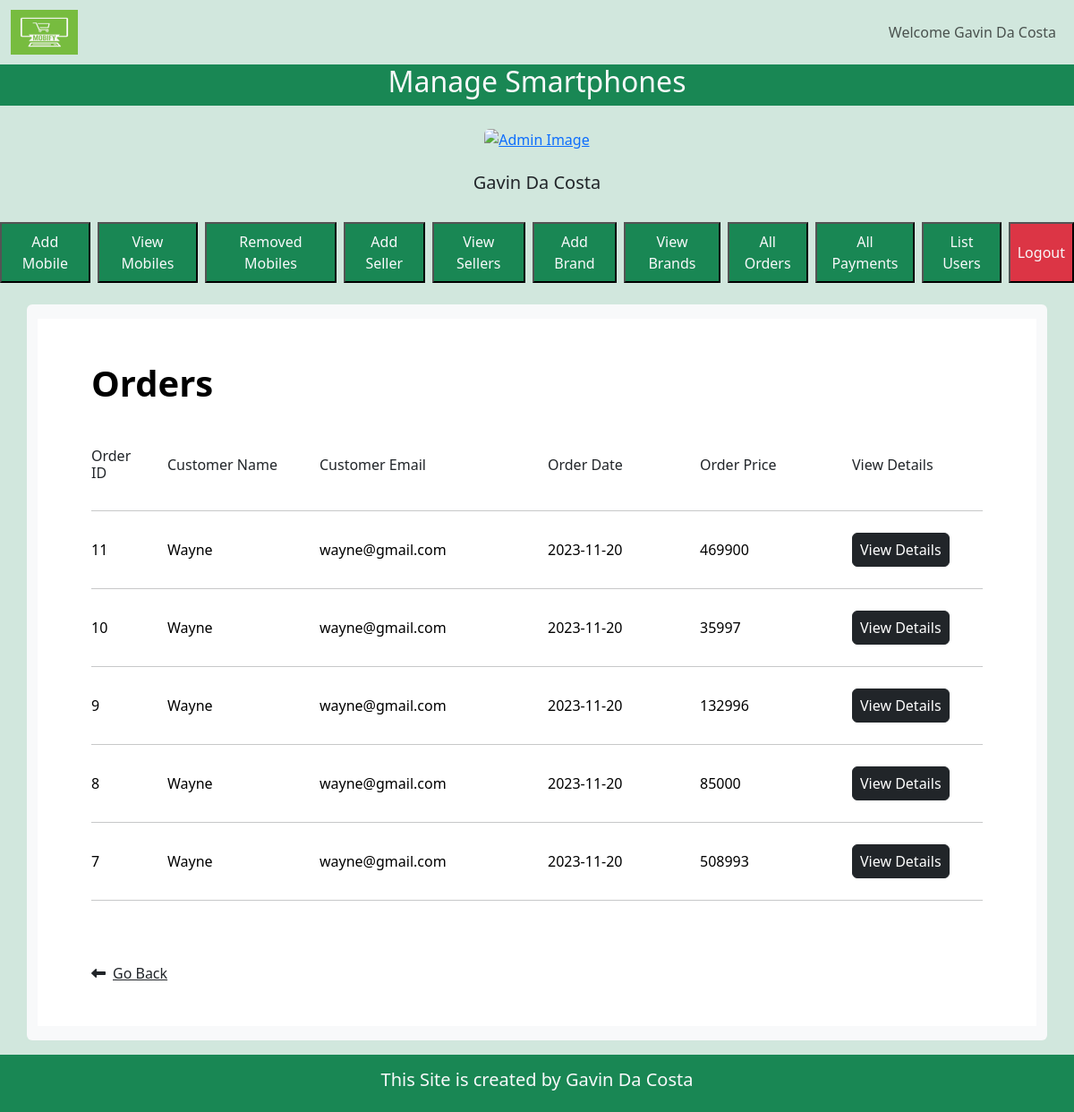
The app's page /admin/index.php?view_order (signed in) with its own data.
### tables this page shows
CREATE TABLE `orders` (
  `od_id` int(11) NOT NULL,
  `c_id` int(11) NOT NULL,
  `od_date` date NOT NULL,
  `od_price` float NOT NULL
);

CREATE TABLE `customer` (
  `c_id` int(11) NOT NULL,
  `c_fname` varchar(50) NOT NULL,
  `c_add` varchar(250) NOT NULL,
  `c_uname` varchar(50) NOT NULL,
  `c_pwd` varchar(20) NOT NULL,
  `c_email` varchar(50) NOT NULL,
  `c_phno` bigint(20) NOT NULL
);

### admin/view_order.php (the view, shortened to what this page needs)
<section class="h-100 h-custom " style="background-color: #ffffff;">
    <div class="container h-100">
        <div class="row d-flex justify-content-center align-items-center h-100">
            <div class="col-12">
                <div class="card-body p-0">
                    <div class="row g-0">
                        <div class="col-12">
                            <div class="p-5">
                                <div class="d-flex justify-content-between align-items-center mb-5">
                                    <h1 class="fw-bold mb-0 text-black">
                                        <?php echo 'Orders';?>
                                    </h1>
                                </div>
                                <div class="row mb-4 d-flex justify-content-between align-items-center">
                                    <div class="col-1">
                                        <h6>Order ID</h6>
                                    </div>
                                    <div class="col-2">
                                        <h6>Customer Name</h6>
                                    </div>
                                    <div class="col-3">
                                        <h6>Customer Email</h6>
                                    </div>
                                    <div class="col-2">
                                        <h6>Order Date</h6>
                                    </div>
                                    <div class="col-2">
                                        <h6>Order Price</h6>
                                    </div>
                                    <div class="col-2">
                                        <h6>View Details</h6>
                                    </div>
                                </div>
                                <hr class="my-4">
                                <?php
                                            global $conn;
                                            $select_query = "SELECT orders.od_id, customer.c_fname,customer.c_email,orders.od_date,orders.od_price FROM orders INNER JOIN customer on orders.c_id=customer.c_id order by od_id desc;";
                                            $result_select_query = mysqli_query($conn,$select_query);
                                            while($rowData = mysqli_fetch_assoc($result_select_query)){
                                                $customer_name = $rowData['c_fname'];
                                                $customer_email = $rowData['c_email'];
                                                $order_id = $rowData['od_id'];
                                                $order_date = $rowData['od_date'];
                                                $order_price = $rowData['od_price'];
                                                echo "<div class='row mb-4 d-flex justify-content-between align-items-center'>
                                                    <div class='col-1'>
                                                        <h6 class='text-black mb-0'>$order_id</h6>
                                                    </div>
                                                    <div class='col-2'>
                                                        <h6 class='text-black mb-0'>$customer_name</h6>
                                                    </div>
                                                    <div class='col-3'>
                                                        <h6 class='text-black mb-0'>$customer_email</h6>
                                                    </div>
                                                    <div class='col-2'>
                                                        <h6 class='text-black mb-0'>$order_date</h6>
                                                    </div>
                                                    <div class='col-2'>
                                                        <h6 class='text-black mb-0'>$order_price</h6>
                                                    </div>
                                                    <div class='col-2'>
                                                        <a href='index.php?view_order_details=$order_id'>
                                                            <button class='btn btn-dark px-2' name='view_od_details'>View Details</button>
                                                        </a>
                                                    </div>
                                                </div>
                                                <hr class='my-4'>";
                                            }
                                    ?>
                                <div class="pt-5">
                                    <h6 class="mb-0"><a href="index.php" class="text-body"><i
                                                class="fas fa-long-arrow-alt-left me-2"></i>Go Back</a></h6>
                                </div>
                            </div>
                        </div>
                    </div>
                </div>
            </div>
        </div>
    </div>
    </div>

### style.css (style rules this page uses)
* { margin: 0; padding: 0; box-sizing: border-box; }

### records on screen
orders: od_id "11", c.c_fname "Wayne", c.c_email "wayne@gmail.com", od_date "2023-11-20", od_price "469900"
orders: od_id "10", c.c_fname "Wayne", c.c_email "wayne@gmail.com", od_date "2023-11-20", od_price "35997"
orders: od_id "9", c.c_fname "Wayne", c.c_email "wayne@gmail.com", od_date "2023-11-20", od_price "132996"
orders: od_id "8", c.c_fname "Wayne", c.c_email "wayne@gmail.com", od_date "2023-11-20", od_price "85000"
orders: od_id "7", c.c_fname "Wayne", c.c_email "wayne@gmail.com", od_date "2023-11-20", od_price "508993"

### other values on screen
$_SESSION['adm_name'] "Gavin Da Costa"
